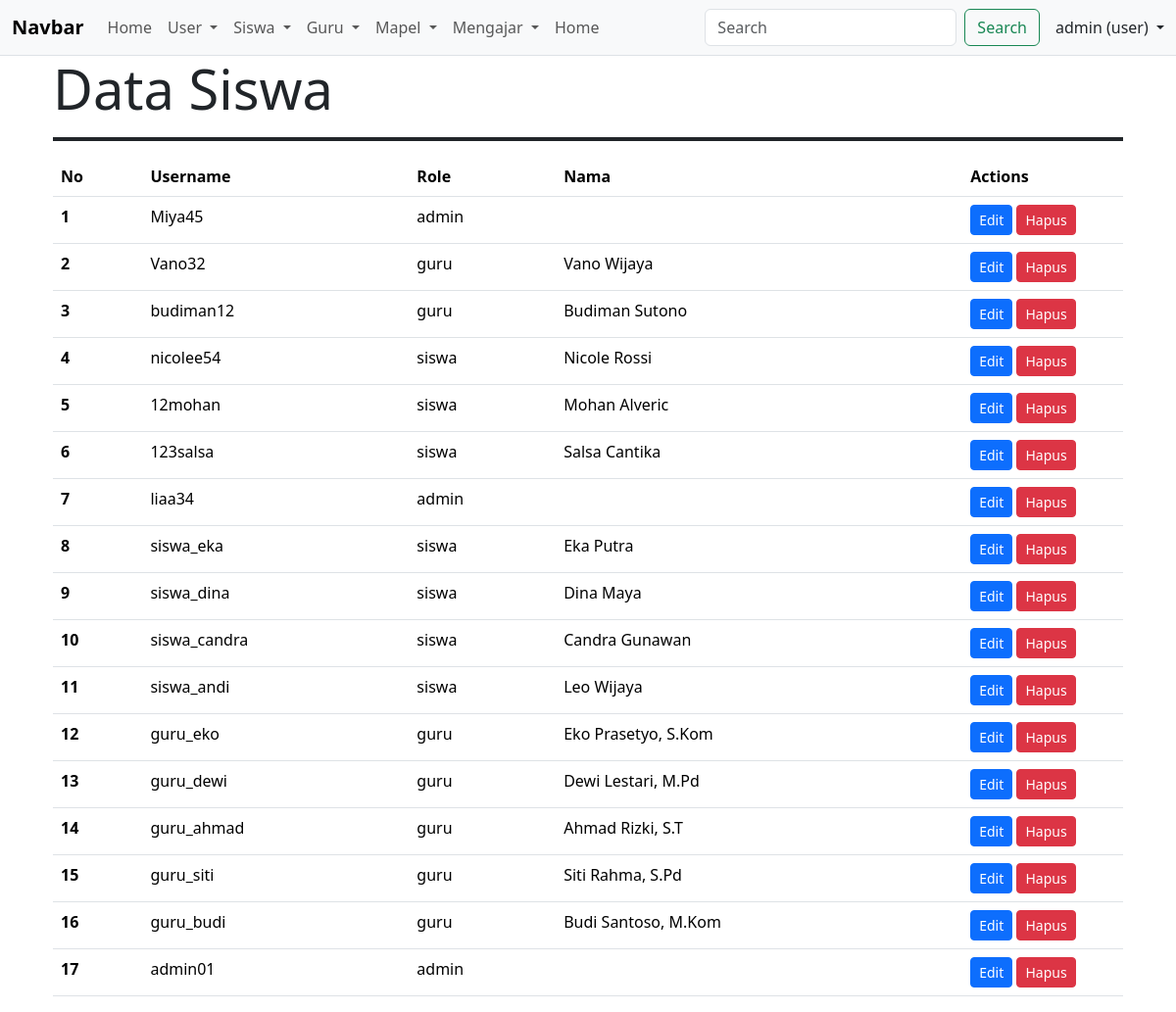
The page /koneksi/table.php on the database its author committed.
### tables this page shows
CREATE TABLE `users` (
  `id` int(11) NOT NULL,
  `username` varchar(50) NOT NULL,
  `password` varchar(255) NOT NULL,
  `role` enum('admin','guru','siswa') NOT NULL,
  `created_at` timestamp NOT NULL DEFAULT current_timestamp()
);

### koneksi/table.php (the view, shortened to what this page needs)
<?php
require_once ('navbar.php');
require_once ('koneksi.php');
require_once ('footer.php');
$sql ="SELECT users.*,
COALESCE(siswa.nama, guru.nama) AS nama
FROM users
LEFT JOIN siswa ON users.id = siswa.user_id
LEFT JOIN guru ON users.id = guru.user_id
ORDER BY users.id DESC";
$hasil = mysqli_query($koneksi, $sql);
if (mysqli_num_rows($hasil) > 0) {
    while ($row = mysqli_fetch_assoc($hasil)) {
        $data[] = $row;
    }
} else {
    echo "<tr><td colspan='5'>Tidak ada data.</td></tr>";
}
?>
<div class="container">
    <div class="container center">
        <h1 class="fw-normal display-4">Data Siswa</h1>
        <hr class="border border-dark border-2 opacity-100">
    <table class="table">
  <thead>
    <tr>
      <th scope="col">No</th>
      <th scope="col">Username</th>
      <th scope="col">Role</th>
      <th scope="col">Nama</th>
      <th scope="col" style="width: 15%;">Actions</th>
    </tr>
  </thead>
  <tbody>
    <?php
    $no = 1;
    foreach ($data as $user) {
      ?>
      <tr>
        <th scope="row"><?php echo $no++; ?></th>
        <td><?php echo $user['username']; ?></td>
        <td><?php echo $user['role']; ?></td>
        <td><?php echo $user['nama']; ?></td>
        <td>
          <a href="form_edit.php?id=<?php echo $user['id']; ?>" class="btn btn-primary btn-sm">Edit</a>
          <a href="aksi_hapus.php?id=<?php echo $user['id']; ?>" class="btn btn-danger btn-sm" onclick="return confirm('Apakah Anda yakin ingin menghapus data ini?')">Hapus</a>
        </td>
      </tr>
    <?php } ?>
  </tbody>
</table>

### koneksi/navbar.php (shortened to what this page needs)
<?php
$username = $_SESSION['username'] ?? 'user';
$nama = $_SESSION['nama'] ?? 'admin';
$scriptDirectory = str_replace('\\', '/', dirname($_SERVER['SCRIPT_NAME'] ?? ''));
$koneksiBasePath = preg_replace('~/projek(?: |%20)tugas(?: |%20)besar(?:/.*)?$~i', '', rtrim($scriptDirectory, '/'));
?>
<!doctype html>
<html lang="en">
<head>
    <link href="https://cdn.jsdelivr.net/npm/bootstrap@5.3.8/dist/css/bootstrap.min.css" rel="stylesheet"
>
</head>
<body>
    <nav class="navbar navbar-expand-lg bg-body-tertiary border-bottom">
        <div class="container-fluid align-items-center">
            <a class="navbar-brand fw-bold" href="#">Navbar</a>
            <div class="collapse navbar-collapse" id="navbarSupportedContent">
                <ul class="navbar-nav me-auto mb-2 mb-lg-0">
                    <li class="nav-item">
                        <a class="nav-link" href="table.php">Home</a>
                    </li>
                    <li class="nav-item dropdown">
                        <a class="nav-link dropdown-toggle" href="#" role="button" data-bs-toggle="dropdown" aria-expanded="false">
                            User
                        </a>
                    </li>
                    <li class="nav-item dropdown">
                        <a class="nav-link dropdown-toggle" href="#" role="button" data-bs-toggle="dropdown" aria-expanded="false">
                            Siswa
                        </a>
                    </li>
                    <li class="nav-item dropdown">
                        <a class="nav-link dropdown-toggle" href="#" role="button" data-bs-toggle="dropdown" aria-expanded="false">
                            Guru
                        </a>
                    </li>
                    <li class="nav-item dropdown">
                        <a class="nav-link dropdown-toggle" href="#" role="button" data-bs-toggle="dropdown" aria-expanded="false">
                            Mapel
                        </a>
                    </li>
                    <li class="nav-item dropdown">
                        <a class="nav-link dropdown-toggle" href="#" role="button" data-bs-toggle="dropdown" aria-expanded="false">
                            Mengajar
                        </a>
                    </li>
                    <li class="nav-item">
                    <a class="nav-link" href="<?= $koneksiBasePath ?>/index.php">Home</a>
                    </li>
                </ul>
                <div class="d-flex align-items-center gap-3">
                    <form class="d-flex" role="search">
                        <input class="form-control me-2" type="search" placeholder="Search" aria-label="Search">
                        <button class="btn btn-outline-success" type="submit">Search</button>
                    </form>
                    <div class="dropdown">
                        <a class="nav-link dropdown-toggle text-dark" href="#" role="button" data-bs-toggle="dropdown" aria-expanded="false">
                            <?php if (empty($hideProfileName)): ?>
                                <?php echo htmlspecialchars($nama); ?>
                            <?php endif; ?>
                            (<?php echo htmlspecialchars($username); ?>)
                        </a>
                    </div>
                </div>
            </div>
        </div>
    </nav>
</body>
</html>

### koneksi/footer.php (shortened to what this page needs)
</body>
</html>

### rows shown on the page
users: username "Miya45", role "admin"
users: username "Vano32", role "guru", nama "Vano Wijaya"
users: username "budiman12", role "guru", nama "Budiman Sutono"
users: username "nicolee54", role "siswa", nama "Nicole Rossi"
users: username "12mohan", role "siswa", nama "Mohan Alveric"
users: username "123salsa", role "siswa", nama "Salsa Cantika"
users: username "liaa34", role "admin"
users: username "siswa_eka", role "siswa", nama "Eka Putra"
users: username "siswa_dina", role "siswa", nama "Dina Maya"
users: username "siswa_candra", role "siswa", nama "Candra Gunawan"
users: username "siswa_andi", role "siswa", nama "Leo Wijaya"
users: username "guru_eko", role "guru", nama "Eko Prasetyo, S.Kom"
users: username "guru_dewi", role "guru", nama "Dewi Lestari, M.Pd"
users: username "guru_ahmad", role "guru", nama "Ahmad Rizki, S.T"
users: username "guru_siti", role "guru", nama "Siti Rahma, S.Pd"
users: username "guru_budi", role "guru", nama "Budi Santoso, M.Kom"
users: username "admin01", role "admin"

### other values the page prints
$nama "admin"
$username "user"
